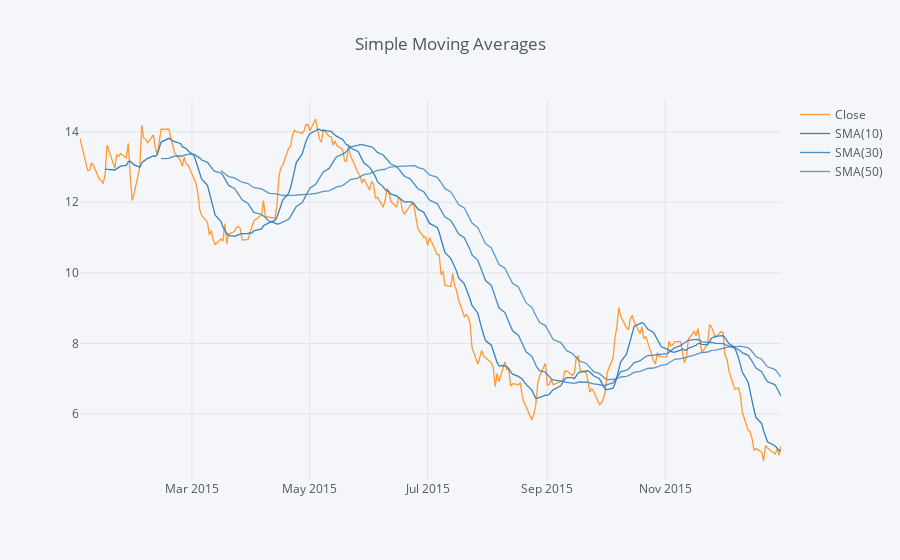

Notebook code cell kept with this figure:
### Code cell
encana['Close'].ix['2015-01-01':'2015-12-31'].ta_plot(
    study='sma',periods=[10,30,50],title='Simple Moving Averages')

### Figure 1 — Plotly figure (JSON) as saved in the notebook; plotly's stock layout.template omitted (floating-point values rounded to 4 significant figures; data arrays with more than 128 entries replaced by an {"elided": "..."} marker saying what was removed)
{"data": [{"line": {"color": "rgba(255, 153, 51, 1.0)", "dash": "solid", "shape": "linear", "width": 1.3}, "mode": "lines", "name": "Close", "text": "", "type": "scatter", "x": {"elided": "252 str values"}, "y": {"elided": "252 float values"}}, {"line": {"color": "rgba(55, 128, 191, 1.0)", "dash": "solid", "shape": "linear", "width": 1.3}, "mode": "lines", "name": "SMA(10)", "text": "", "type": "scatter", "x": {"elided": "252 str values"}, "y": {"elided": "252 mixed values"}}, {"line": {"color": "rgba(55, 128, 191, 0.89999999999999991)", "dash": "solid", "shape": "linear", "width": 1.3}, "mode": "lines", "name": "SMA(30)", "text": "", "type": "scatter", "x": {"elided": "252 str values"}, "y": {"elided": "252 mixed values"}}, {"line": {"color": "rgba(55, 128, 191, 0.79999999999999982)", "dash": "solid", "shape": "linear", "width": 1.3}, "mode": "lines", "name": "SMA(50)", "text": "", "type": "scatter", "x": {"elided": "252 str values"}, "y": {"elided": "252 mixed values"}}], "layout": {"legend": {"bgcolor": "#F5F6F9", "font": {"color": "#4D5663"}}, "paper_bgcolor": "#F5F6F9", "plot_bgcolor": "#F5F6F9", "title": "Simple Moving Averages", "titlefont": {"color": "#4D5663"}, "xaxis1": {"gridcolor": "#E1E5ED", "showgrid": true, "tickfont": {"color": "#4D5663"}, "title": "", "titlefont": {"color": "#4D5663"}, "zerolinecolor": "#E1E5ED"}, "yaxis1": {"gridcolor": "#E1E5ED", "showgrid": true, "tickfont": {"color": "#4D5663"}, "title": "", "titlefont": {"color": "#4D5663"}, "zerolinecolor": "#E1E5ED"}}}
